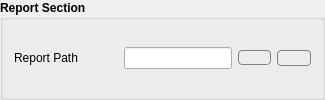
       <widget class="QGroupBox" name="report_groupbox">
        <property name="sizePolicy">
         <sizepolicy hsizetype="Expanding" vsizetype="Preferred">
          <horstretch>0</horstretch>
          <verstretch>0</verstretch>
         </sizepolicy>
        </property>
        <property name="font">
         <font>
          <pointsize>9</pointsize>
          <weight>75</weight>
          <bold>true</bold>
         </font>
        </property>
        <property name="title">
         <string>Report Section</string>
        </property>
        <layout class="QGridLayout" name="gridLayout_3">
         <item row="0" column="0">
          <widget class="QLabel" name="report_label">
           <property name="font">
            <font>
             <pointsize>9</pointsize>
             <weight>50</weight>
             <bold>false</bold>
            </font>
           </property>
           <property name="toolTip">
            <string>&lt;html&gt;&lt;head/&gt;&lt;body&gt;&lt;p&gt;Path where you want ConTest to create reports&lt;/p&gt;&lt;/body&gt;&lt;/html&gt;</string>
           </property>
           <property name="text">
            <string>Report Path            </string>
           </property>
          </widget>
         </item>
         <item row="0" column="1">
          <widget class="QLineEdit" name="report_lineedit">
           <property name="font">
            <font>
             <pointsize>8</pointsize>
             <weight>50</weight>
             <bold>false</bold>
            </font>
           </property>
           <property name="toolTip">
            <string>&lt;html&gt;&lt;head/&gt;&lt;body&gt;&lt;p&gt;Path where you want ConTest to create reports&lt;/p&gt;&lt;/body&gt;&lt;/html&gt;</string>
           </property>
           <property name="readOnly">
            <bool>true</bool>
           </property>
          </widget>
         </item>
         <item row="0" column="3">
          <widget class="QPushButton" name="report_clear_button">
           <property name="toolTip">
            <string>&lt;html&gt;&lt;head/&gt;&lt;body&gt;&lt;p&gt;clear&lt;/p&gt;&lt;/body&gt;&lt;/html&gt;</string>
           </property>
           <property name="styleSheet">
            <string notr="true">border: 1px solid grey;
border-radius: 4;</string>
           </property>
           <property name="text">
            <string/>
           </property>
          </widget>
         </item>
         <item row="0" column="2">
          <widget class="QPushButton" name="report_pushbutton">
           <property name="font">
            <font>
             <pointsize>8</pointsize>
             <weight>50</weight>
             <bold>false</bold>
            </font>
           </property>
           <property name="toolTip">
            <string>&lt;html&gt;&lt;head/&gt;&lt;body&gt;&lt;p&gt;Path where you want ConTest to create reports&lt;/p&gt;&lt;/body&gt;&lt;/html&gt;</string>
           </property>
           <property name="styleSheet">
            <string notr="true">border: 1px solid grey;
border-radius: 4;</string>
           </property>
           <property name="text">
            <string/>
           </property>
          </widget>
         </item>
        </layout>
       </widget>
